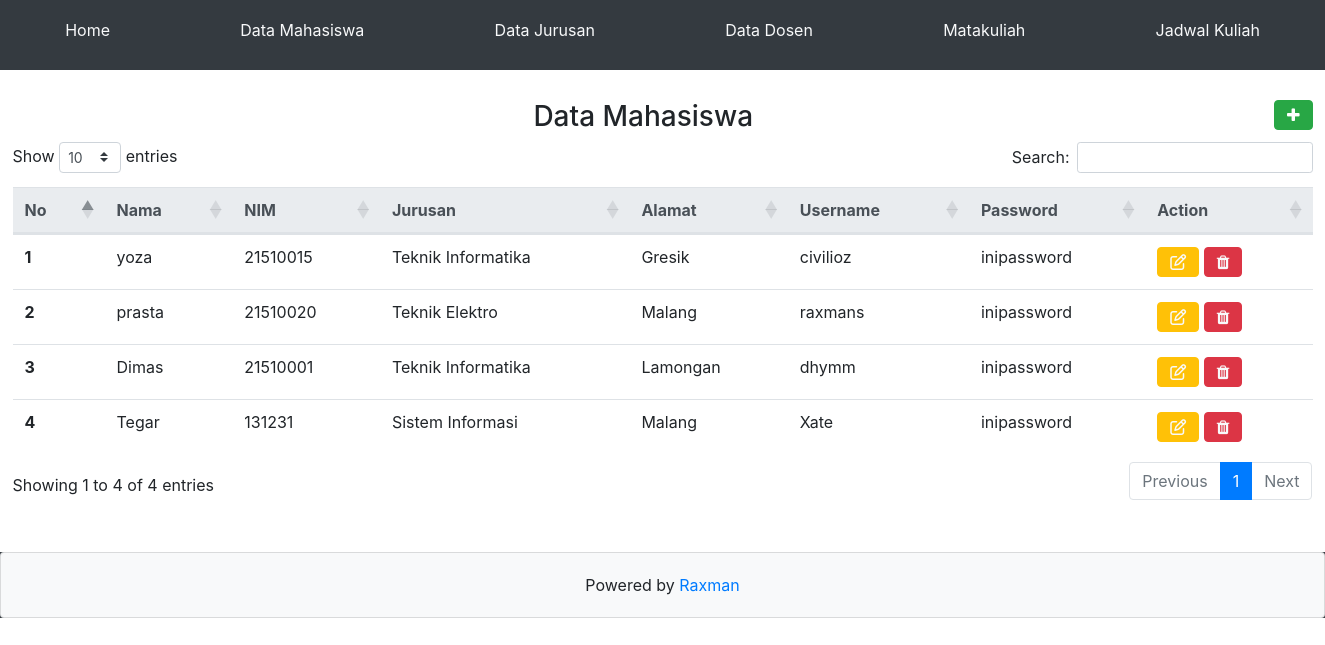
The app's page /?page=data_mahasiswa with its own data.
### tables this page shows
CREATE TABLE IF NOT EXISTS `t_mahasiswa` (
  `id_mahasiswa` int(11) NOT NULL AUTO_INCREMENT,
  `nama_mahasiswa` varchar(30) DEFAULT NULL,
  `nim` int(11) DEFAULT NULL,
  `id_jurusan` int(11) DEFAULT NULL,
  `alamat` text DEFAULT NULL,
  `username` char(30) DEFAULT NULL,
  `password` varchar(30) DEFAULT NULL,
  PRIMARY KEY (`id_mahasiswa`),
  KEY `id_jurusan` (`id_jurusan`)
);

CREATE TABLE IF NOT EXISTS `t_jurusan` (
  `id_jurusan` int(11) NOT NULL AUTO_INCREMENT,
  `kode_jurusan` varchar(30) NOT NULL,
  `nama_jurusan` varchar(100) NOT NULL,
  PRIMARY KEY (`id_jurusan`)
);

### pages/data_mahasiswa.php (the view, shortened to what this page needs)
<!DOCTYPE html>
<html>
<body>
	<div style="width: 1300px; margin: auto; margin-top: 10px">
		<button style="margin-bottom: 10px; float: right;" type="button" class="btn btn-success" data-toggle="modal" data-target="#tambahMahasiswa"><i class="fa fa-plus"></i></button>
		<h3 style="text-align:center;">Data Mahasiswa</h3>
		<table class="table" id="dt-datatable" style="clear: both;">
		  <thead class="thead-light">
		    <tr>
		      <th scope="col">No</th>
		      <th scope="col">Nama</th>
		      <th scope="col">NIM</th>
		      <th scope="col">Jurusan</th>
		      <th scope="col">Alamat</th>
		      <th scope="col">Username</th>
		      <th scope="col">Password</th>
		      <th scope="col">Action</th>
		    </tr>
		  </thead>
		  <tbody>
		    <?php
		    	include "controller/connection.php";
		    	$query = mysqli_query($connect,"SELECT * FROM t_mahasiswa join t_jurusan ON t_mahasiswa.id_jurusan = t_jurusan.id_jurusan");
		    	$no = 0;
		    	while ($row = mysqli_fetch_array($query)){
		    		$no++;?>
		    		<tr>
				      <th><?=$no?></th>
				      <td><?=$row['nama_mahasiswa']?></td>
				      <td><?=$row['nim']?></td>
				      <td><?=$row['nama_jurusan']?></td>
				      <td><?=$row['alamat']?></td>
				      <td><?=$row['username']?></td>
				      <td><?=$row['password']?></td>
				      <td class="text-light">
				      	<a type="button" class="btn btn-warning" data-toggle="modal" data-target="#ubahMahasiswa"
				      	data-idmahasiswa="<?= $row['id_mahasiswa'] ?>"
		                data-namamahasiswa="<?= $row['nama_mahasiswa'] ?>"
		                data-nim="<?= $row['nim'] ?>"
		                data-jurusan="<?= $row['id_jurusan'] ?>"
		                data-alamat="<?= $row['alamat'] ?>"
		                data-username="<?= $row['username'] ?>"
		                data-password="<?= $row['password'] ?>"
				      	><i class="fa fa-edit"></i></a>
				      	<a type="button" class="btn btn-danger" data-toggle="modal" data-target="#hapusMahasiswa"
				      	data-idmahasiswa="<?= $row['id_mahasiswa'] ?>"
		                data-namamahasiswa="<?= $row['nama_mahasiswa'] ?>"
				      	><i class="fa fa-trash"></i></a>
				      </td>
				    </tr>
		    	<?php } ?>
		  </tbody>
		</table>
	</div>
</body>
</html>

### assets/css.php (shortened to what this page needs)
<link rel="stylesheet" href="https://cdn.jsdelivr.net/npm/bootstrap@4.1.3/dist/css/bootstrap.min.css">
<link rel="stylesheet" href="assets/font-awesome.min.css">
<link rel="stylesheet" type="text/css" href="https://cdnjs.cloudflare.com/ajax/libs/twitter-bootstrap/4.5.2/css/bootstrap.css">
<link rel="stylesheet" type="text/css" href="https://cdn.datatables.net/1.12.1/css/dataTables.bootstrap4.min.css">
<link rel="stylesheet" href="https://maxcdn.bootstrapcdn.com/font-awesome/4.5.0/css/font-awesome.min.css" />

### templates/header.php (shortened to what this page needs)
<?php
	include "assets/css.php";
?>
<div class="bg-dark" style="height: 70px; margin-bottom: 30px;">
	<nav class="nav nav-pills flex-column flex-sm-row" style="padding-top: 10px;">
	<a class="flex-sm-fill text-sm-center nav-link text-light" href="?">Home</a>
	  <a class="flex-sm-fill text-sm-center nav-link text-light" href="?page=data_mahasiswa">Data Mahasiswa</a>
	  <a class="flex-sm-fill text-sm-center nav-link text-light" href="?page=data_jurusan">Data Jurusan</a>
	  <a class="flex-sm-fill text-sm-center nav-link text-light" href="?page=data_dosen">Data Dosen</a>
	  <a class="flex-sm-fill text-sm-center nav-link text-light" href="?page=data_matakuliah">Matakuliah</a>
	  <a class="flex-sm-fill text-sm-center nav-link text-light" href="?page=data_jadwal">Jadwal Kuliah</a>
	</nav>
</div>

### index.php (shortened to what this page needs)
<?php
	include "assets/css.php";
	include "templates/header.php";
?>
<!DOCTYPE html>
<html>
<head>
</head>
<body>
	<div style="width: 1300px; margin: auto; margin-top: 10px;">
		<?php
		if (isset($_GET['page']))
			include('pages/'.$_GET['page'].'.php');
		 ?>
	</div>
</body>
<?php include "templates/footer.php"; ?>
</html>

### templates/footer.php (shortened to what this page needs)
<?php
	include "assets/css.php";
?>
<div class="bg-dark" style="margin-top: 50px;">
	<div class="card text-center bg-light">
	  <div class="card-body">
	    <p class="card-text">Powered by <a href="https://raxman-666.github.io/">Raxman</a></p>
	  </div>
	</div>
</div>

### records on screen
t_mahasiswa: nama_mahasiswa "yoza", nim "21510015", id_jurusan.nama_jurusan "Teknik Informatika", alamat "Gresik", username "civilioz", password "inipassword"
t_mahasiswa: nama_mahasiswa "prasta", nim "21510020", id_jurusan.nama_jurusan "Teknik Elektro", alamat "Malang", username "raxmans", password "inipassword"
t_mahasiswa: nama_mahasiswa "Dimas", nim "21510001", id_jurusan.nama_jurusan "Teknik Informatika", alamat "Lamongan", username "dhymm", password "inipassword"
t_mahasiswa: nama_mahasiswa "Tegar", nim "131231", id_jurusan.nama_jurusan "Sistem Informasi", alamat "Malang", username "Xate", password "inipassword"
